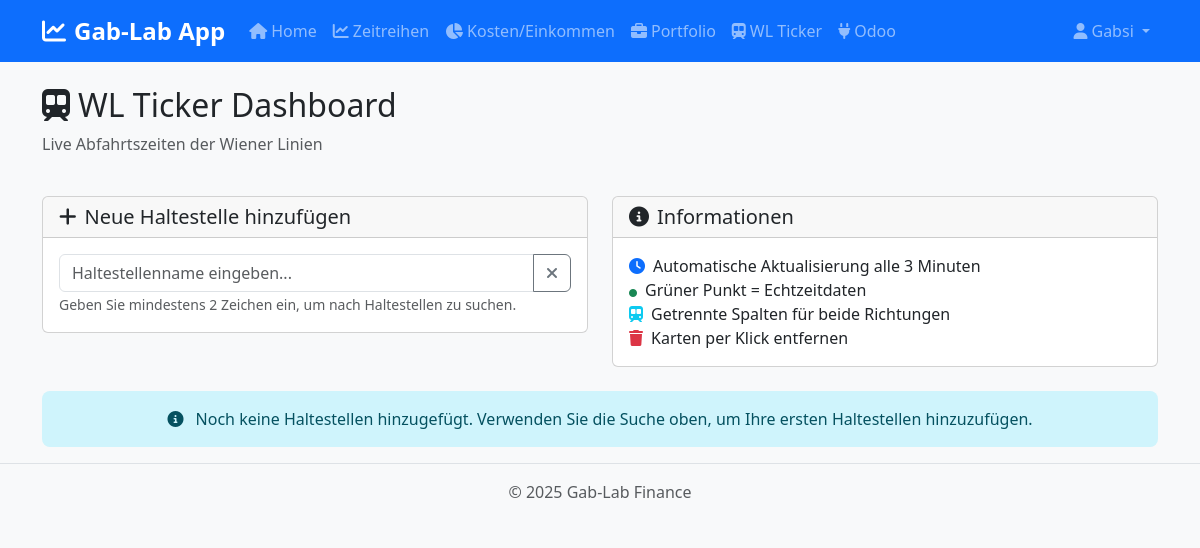
/wl_ticker/ (signed in), run on an earlier commit of the app's database.
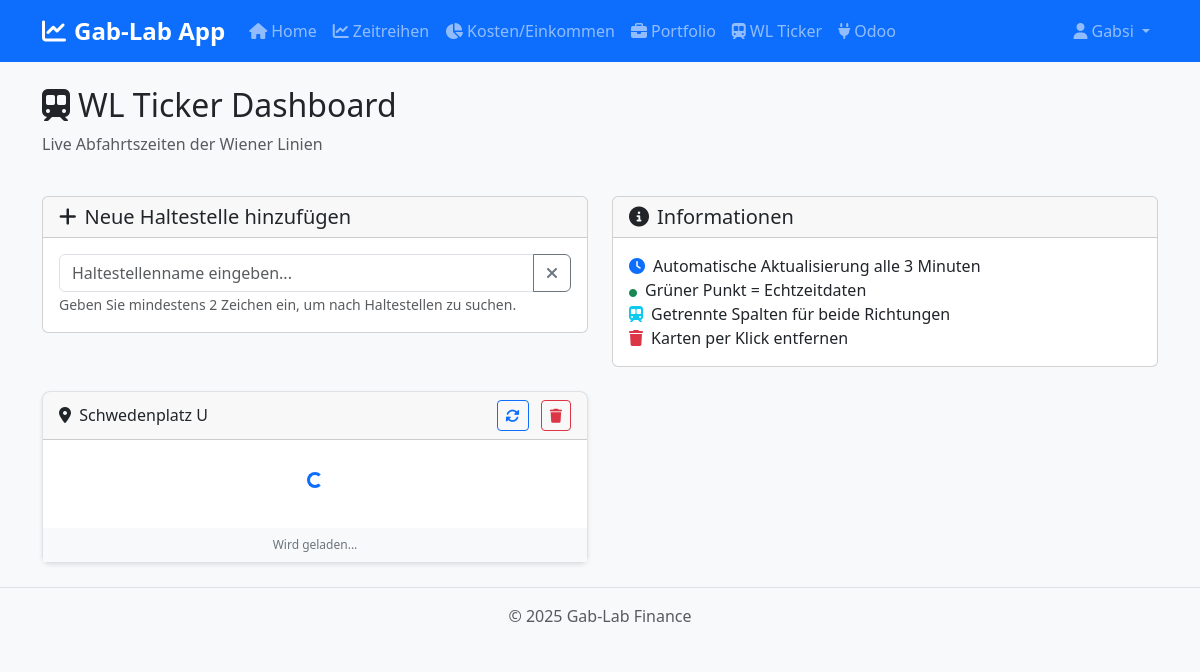
And on a later commit of the database.
### app/models.py (models this page shows, shortened)
class WLTickerStation(db.Model):
    __tablename__ = 'wl_ticker_stations'
    id = db.Column(db.Integer, primary_key=True)
    user_id = db.Column(db.Integer, db.ForeignKey('user.id'), nullable=False)
    station_name = db.Column(db.String(200), nullable=False)
    stop_id = db.Column(db.Integer, nullable=False)
    created_at = db.Column(db.DateTime, default=datetime.utcnow)
    user = db.relationship('User', backref=db.backref('wl_stations', lazy=True))

### app/modules/wl_ticker/routes.py (the view)
@bp.route('/')
@login_required
def index():
    user_stations = WLTickerStation.query.filter_by(user_id=current_user.id).all()
    return render_template('wl_ticker/index.html', stations=user_stations)

### app/__init__.py (called while the page is built)
@login.user_loader
def load_user(id):
    return User.query.get(int(id))

### app/modules/wl_ticker/templates/wl_ticker/index.html (shortened to what the changed rows need)
{% extends "base.html" %}
{% block content %}
<div class="row mb-4">
    <div class="col">
        <h2><i class="fas fa-subway me-2"></i>WL Ticker Dashboard</h2>
    </div>
</div>
<div class="row" id="stations-container">
    {% if stations %}
        {% for station in stations %}
        <div class="col-md-6 col-lg-6 mb-4" data-station-id="{{ station.id }}">
            <div class="card station-card">
                <div class="card-header d-flex justify-content-between align-items-center">
                    <h6 class="card-title mb-0">
                        <i class="fas fa-map-marker-alt me-1"></i>
                        {{ station.station_name }}
                    </h6>
                    <div>
                        <button class="btn btn-sm btn-outline-primary me-2"
                                onclick="refreshStation({{ station.id }})"
                                title="Daten aktualisieren">
                            <i class="fas fa-sync-alt"></i>
                        </button>
                        <button class="btn btn-sm btn-outline-danger"
                                onclick="removeStation({{ station.id }})"
                                title="Haltestelle entfernen">
                            <i class="fas fa-trash"></i>
                        </button>
                    </div>
                </div>
                <div class="card-body p-0">
                    <div class="departures-container" id="departures-{{ station.id }}">
                        <div class="loading-spinner">
                            <div class="spinner-border spinner-border-sm text-primary" role="status">
                            </div>
                        </div>
                    </div>
                </div>
                <div class="last-updated" id="updated-{{ station.id }}">
                    Wird geladen...
                </div>
            </div>
        </div>
        {% endfor %}
    {% else %}
        <div class="col-12">
            <div class="alert alert-info text-center">
                <i class="fas fa-info-circle me-2"></i>
                Noch keine Haltestellen hinzugefügt. Verwenden Sie die Suche oben, um Ihre ersten Haltestellen hinzuzufügen.
            </div>
        </div>
    {% endif %}
</div>
{% endblock %}

What changed in the data, as far as the page shows it:
added WLTickerStation: station_name "Schwedenplatz U"
Also different on the page:
text no longer shown: "Noch keine Haltestellen hinzugefügt. Verwenden Sie die Suche oben, um Ihre ersten Haltestellen hinzuzufügen."
